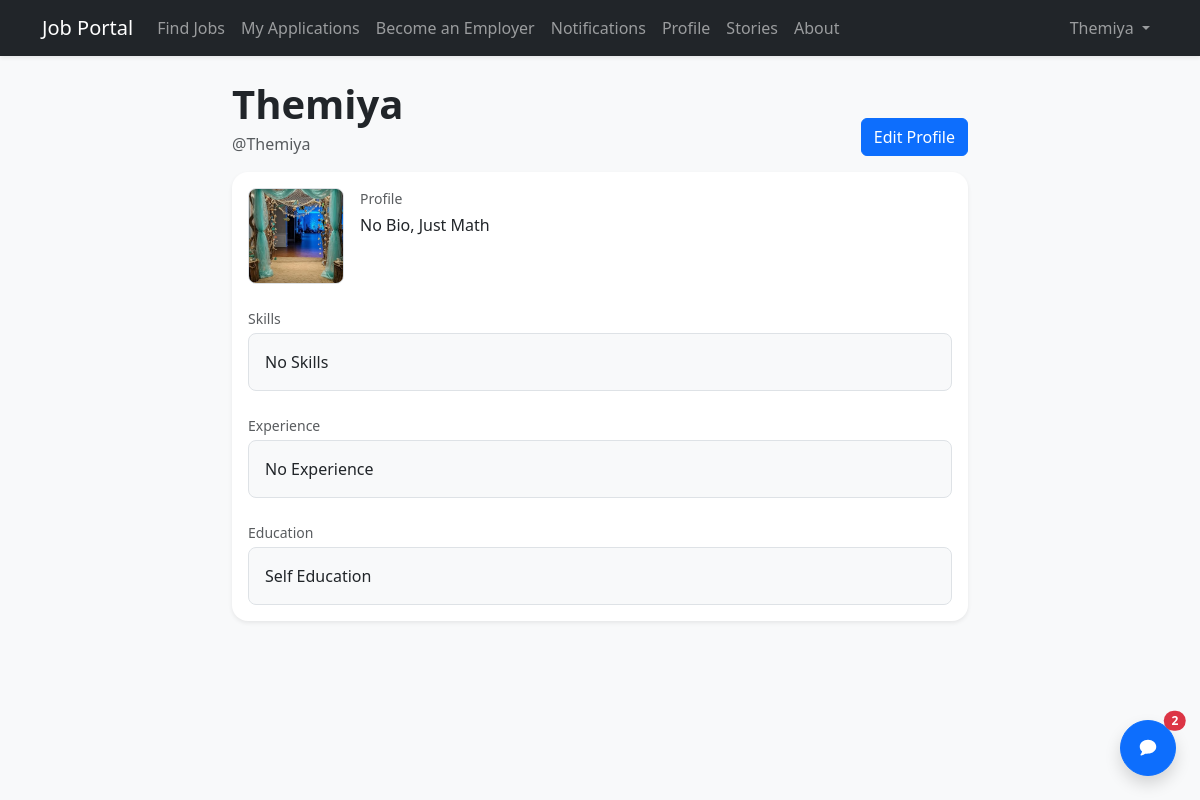
The page /profile/2/ (signed in) on the database as committed earlier.
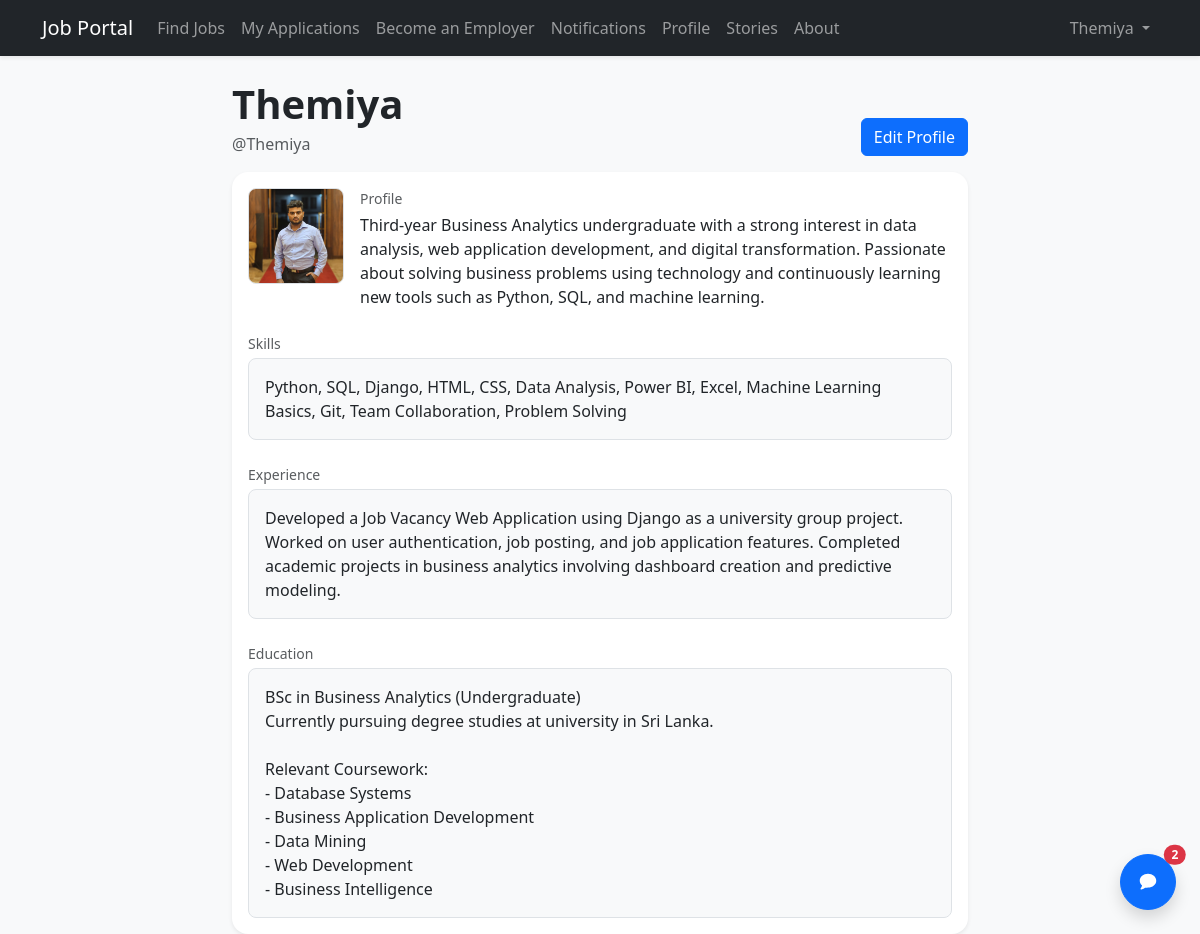
The same page on the database as committed later.
### accounts/models.py (models this page shows, shortened)
class UserProfile(models.Model):
    user = models.OneToOneField(User, on_delete=models.CASCADE, related_name="profile")
    bio = models.TextField(blank=True)
    skills = models.TextField(blank=True)
    experience = models.TextField(blank=True)
    education = models.TextField(blank=True)
    profile_picture = models.ImageField(upload_to="profile_pictures/", blank=True, null=True)
    cv_file = models.FileField(upload_to="cvs/", blank=True, null=True)
    resume_link = models.URLField(blank=True)

### accounts/views.py (the view)
# urls.py: path("profile/<int:user_id>/", views.profile_detail, name="profile_detail"),
@login_required
def profile_detail(request, user_id: int):
    user_obj = get_object_or_404(User, pk=user_id)
    profile, _ = UserProfile.objects.get_or_create(user=user_obj)
    return render(
        request,
        "profile_detail.html",
        {"profile": profile, "profile_user": user_obj},
    )

### jobportal/context_processors.py (called while the page is built)
def unread_notifications_count(request):
    if not getattr(request, "user", None) or not request.user.is_authenticated:
        return {
            "unread_notifications_count": 0,
            "unread_message_count": 0,
            "recent_messages": [],
        }
    return {
        "unread_notifications_count": Notification.objects.filter(
            recipient=request.user, is_read=False
        ).count(),
        "unread_message_count": DirectMessage.objects.filter(
            recipient=request.user, is_read=False
        ).count(),
        "recent_messages": DirectMessage.objects.filter(recipient=request.user)
        .select_related("sender")
        .only("id", "sender__username", "subject", "body", "sent_at", "is_read")
        [:10],
    }

### accounts/templates/profile_detail.html (shortened to what this page needs)
{% extends "base.html" %}
{% block content %}
<div class="row justify-content-center">
  <div class="col-12 col-lg-9 col-xl-8">
    <div class="d-flex flex-wrap justify-content-between align-items-end gap-3 mb-3">
      <div>
        <h1 class="fw-bold mb-1">
          {{ profile_user.get_full_name|default:profile_user.username }}
        </h1>
        <div class="text-muted">@{{ profile_user.username }}</div>
      </div>
      <div class="d-flex gap-2">
        {% if request.user.id == profile_user.id %}
          <a class="btn btn-primary" href="{% url 'edit_profile' %}">Edit Profile</a>
        {% endif %}
      </div>
    </div>
    <div class="card shadow-sm border-0 rounded-4 overflow-hidden">
      <div class="card-body">
        <div class="d-flex align-items-start gap-3 mb-4">
          {% if profile.profile_picture %}
            <img src="{{ profile.profile_picture.url }}" alt="{{ profile_user.username }}" class="rounded-3 border" style="width: 96px; height: 96px; object-fit: cover;">
          {% else %}
            <div class="rounded-3 bg-light border d-flex align-items-center justify-content-center text-muted fw-bold" style="width: 96px; height: 96px;">
              {{ profile_user.username|slice:":1"|upper }}
            </div>
          {% endif %}
          <div class="flex-grow-1">
            <div class="text-muted small">Profile</div>
            {% if profile.bio %}
              <div class="mt-1">{{ profile.bio|linebreaksbr }}</div>
            {% else %}
              <div class="mt-1 text-muted">No bio provided yet.</div>
            {% endif %}
          </div>
        </div>
        <div class="row g-4">
          <div class="col-12">
            <div class="text-muted small mb-1">Skills</div>
            {% if profile.skills %}
              <div class="bg-light border rounded-3 p-3">{{ profile.skills|linebreaksbr }}</div>
            {% else %}
              <div class="text-muted">No skills listed.</div>
            {% endif %}
          </div>
          <div class="col-12">
            <div class="text-muted small mb-1">Experience</div>
            {% if profile.experience %}
              <div class="bg-light border rounded-3 p-3">{{ profile.experience|linebreaksbr }}</div>
            {% else %}
              <div class="text-muted">No experience added.</div>
            {% endif %}
          </div>
          <div class="col-12">
            <div class="text-muted small mb-1">Education</div>
            {% if profile.education %}
              <div class="bg-light border rounded-3 p-3">{{ profile.education|linebreaksbr }}</div>
            {% else %}
              <div class="text-muted">No education added.</div>
            {% endif %}
          </div>
        </div>
      </div>
    </div>
  </div>
</div>
{% endblock %}

Rows that differ between the two databases and show on the page:
changed UserProfile: profile_picture: a different picture; bio "No Bio, Just Math" → "Third-year Business Analytics undergraduate with a strong interest in data analysis, web application development, and digital transformation. Passionate about solving business problems using technology and continuously learning new tools such as Python, SQL, and machine learning."; skills "No Skills" → "Python, SQL, Django, HTML, CSS, Data Analysis, Power BI, Excel, Machine Learning Basics, Git, Team Collaboration, Problem Solving"; experience "No Experience" → "Developed a Job Vacancy Web Application using Django as a university group project. Worked on user authentication, job posting, and job application features. Completed academic projects in business analytics involving dashboard creation and predictive modeling."; education "Self Education" → "BSc in Business Analytics (Undergraduate) Currently pursuing degree studies at university in Sri Lanka. Relevant Coursework: - Database Systems - Business Application Development - Data Mining - Web Development - Business Intelligence"
